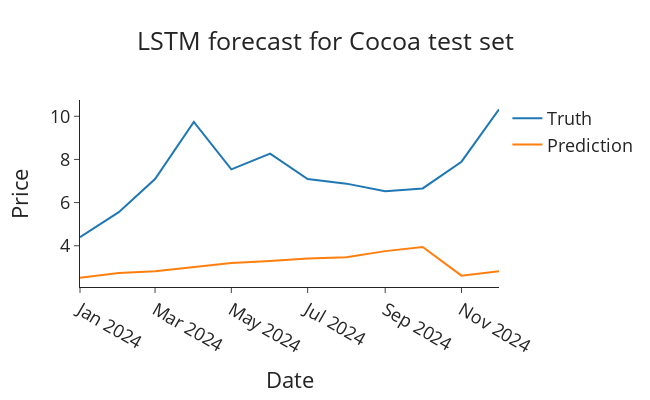

Here is the notebook cell this chart was saved with:
### Code cell
plot_forecasts(
    pd.DataFrame({
        'date': test_dates, 
        "Cocoa Price": test["Cocoa Price"].values
    }), 
    true_predictions, 
    "Cocoa Price", 
    "LSTM forecast for Cocoa test set"
)
